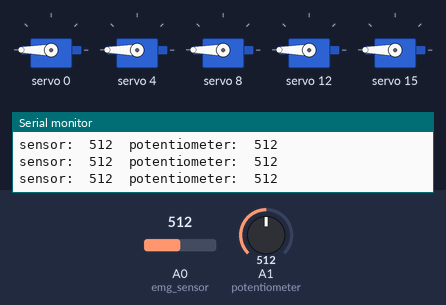
Simulated run of this sketch. Board: Arduino Uno, built with avr-gcc and run on an emulated ATmega328P. On the bench: 5 × servo, the last lines printed to the serial monitor. The inputs (shaded band) are chosen by the test bench; at power-on: A0 (emg_sensor) = 512, A1 (potentiometer) = 512.

Above: at 1.2 s.
1.3 s: A0 (emg_sensor) set to 524
At 2.5 s:
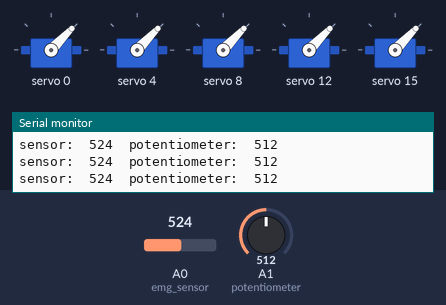
3.0 s: A1 (potentiometer) set to 540
At 4.0 s:
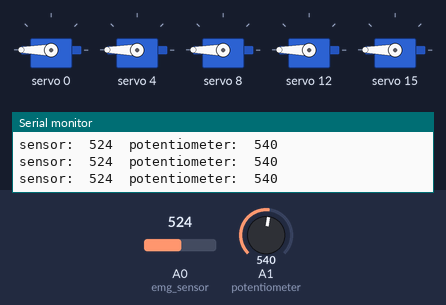
6.0 s: A1 (potentiometer) set to 511
At 6.14 s:
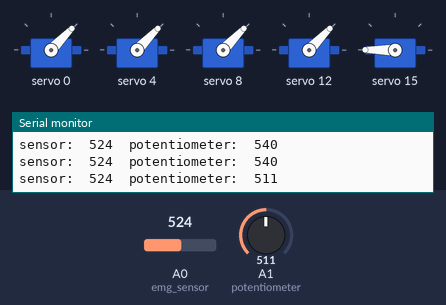
7.7 s: A0 (emg_sensor) set to 511
At 8.3 s:
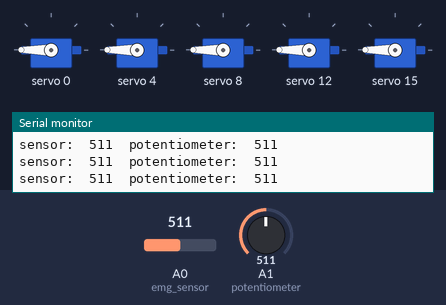
10.7 s: A0 (emg_sensor) set to 610
At 11.3 s:
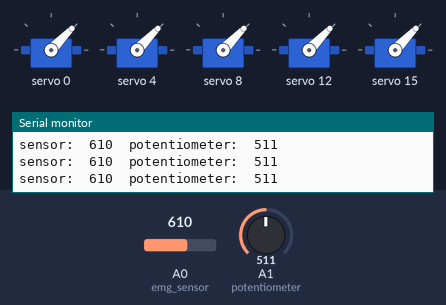
Timing chart, 0 to 13.4 s (numbered marks = the images above; inputs shaded):
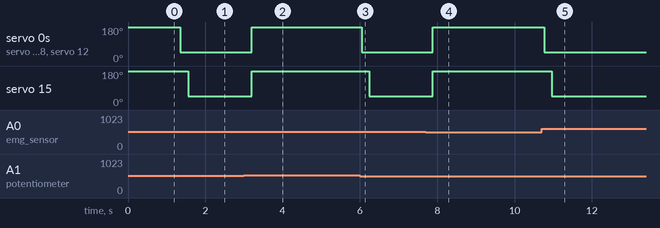

The sketch:

graduation_project_main.ino
```cpp
// Include Adafruit PWM Library
#include <Adafruit_PWMServoDriver.h>

#define MIN_PULSE_WIDTH       600
#define MAX_PULSE_WIDTH       150
#define FREQUENCY             60

// Instantiating an object to control the servo driver
Adafruit_PWMServoDriver servoDriver = Adafruit_PWMServoDriver();

// Declaring variables to define/store the EMG sensor and potentiometer pins.
int emg_sensor = A0;
int potentiometer = A1;

// Declaring variables to define/store the motors attached to
// each finger with there pins on PCA9685 board
int pinky_finger = 0;
int ring_finger = 4;
int middle_finger = 8;
int index_finger = 12;
int thumb_finger = 15;

// Declaring variables to store the sensor reading and the threshold
int sensor_reading;
int threshold;

void setup()
{
  servoDriver.begin();
  servoDriver.setPWMFreq(FREQUENCY);
  Serial.begin(9600);
  pinMode(emg_sensor, INPUT);
  pinMode(potentiometer, INPUT);
}

void loop()
{
  sensor_reading = analogRead(emg_sensor);
  threshold = analogRead(potentiometer);

  // printing sensor and potentiometer readings
  Serial.println("sensor:  " + String(sensor_reading) + "  potentiometer:  " + String(threshold));

  if(sensor_reading > threshold)
  {
    // Clench The Hand
    clenchHand();
  }
  else
  {
    // Release The Hand
    releaseHand();
  }
}

void grabFinger(int deg, int finger)
{
  servoDriver.setPWM(finger, 0, angleToPulse(deg));
}

void clenchHand()
{
  //Control little finger
  grabFinger(140, pinky_finger);

  //Control ring finger
  grabFinger(140, ring_finger);

  //Control middle finger
  grabFinger(140, middle_finger);

  //Control index finger
  grabFinger(140, index_finger);

  delay(200);
  //Control thumb finger
  grabFinger(140, thumb_finger);
}

void releaseHand()
{
  //Control little finger
  grabFinger(0, pinky_finger);

  //Control ring finger
  grabFinger(0, ring_finger);

  //Control middle finger
  grabFinger(0, middle_finger);

  //Control index finger
  grabFinger(0, index_finger);

  //Control thumb finger
  grabFinger(0, thumb_finger);
}

int angleToPulse(int angle)
{
  int pulse_width = map(angle, 0, 180, MIN_PULSE_WIDTH, MAX_PULSE_WIDTH);
  return pulse_width;
}
```

Measured:
- the behaviour switches between 512 and 513 on A0 (emg_sensor) (found by bisection; images 0 and 1)
- the behaviour switches between 523 and 524 on A1 (potentiometer) (found by bisection; images 1 and 2)
- after the input at 1.3 s, servo 0: 180° → 46° after 0.05 s; servo 4, servo 8, servo 12: 180° → 46° after 0.06 s; servo 15: 180° → 46° after 0.26 s
- after the input at 3.0 s, servo 0, servo 4, servo 8, servo 12, servo 15: 46° → 180° after 0.20 s
- after the input at 6.0 s, servo 0, servo 4, servo 8, servo 12: 180° → 46° at once; servo 15: 180° → 46° after 0.24 s
- after the input at 7.7 s, servo 0, servo 4: 46° → 180° after 0.18 s; servo 8, servo 12, servo 15: 46° → 180° after 0.19 s
- after the input at 10.7 s, servo 0: 180° → 46° after 0.06 s; servo 4, servo 8, servo 12: 180° → 46° after 0.07 s; servo 15: 180° → 46° after 0.27 s
